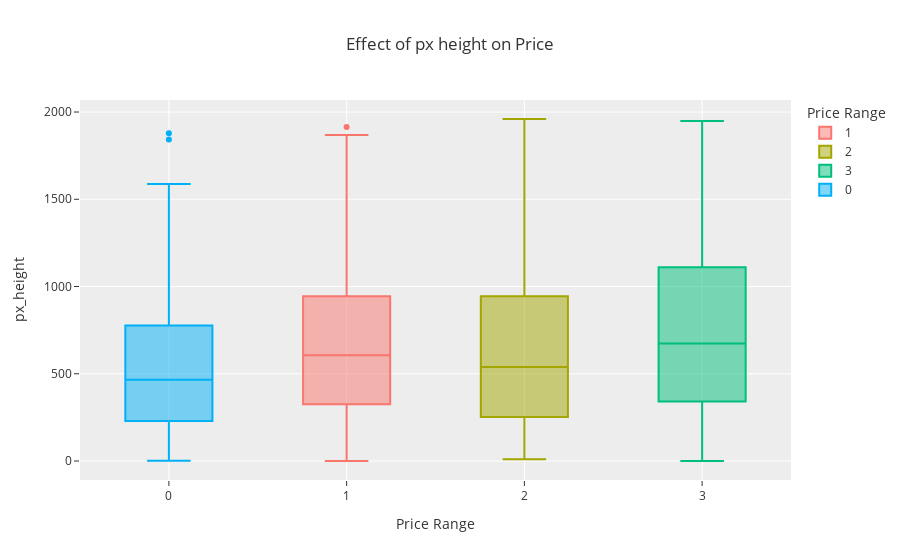

Notebook source saved alongside this figure:
### Markdown cell above
px_height

### Code cell
px.box(data_train,x='price_range',y='px_height',
       color='price_range',template='ggplot2',
       labels={'price_range':'Price Range',
               'px_height':'px_height'},
       title=f"Effect of px height on Price")

### Figure 1 — Plotly figure (JSON) as saved in the notebook; plotly's stock layout.template omitted (floating-point values rounded to 4 significant figures; data arrays with more than 128 entries replaced by an {"elided": "..."} marker saying what was removed)
{"data": [{"alignmentgroup": "True", "hovertemplate": "Price Range=%{x}<br>px_height=%{y}<extra></extra>", "legendgroup": "1", "marker": {"color": "#F8766D"}, "name": "1", "notched": false, "offsetgroup": "1", "orientation": "v", "showlegend": true, "type": "box", "x": {"elided": "500 int values"}, "x0": " ", "xaxis": "x", "y": {"elided": "500 int values"}, "y0": " ", "yaxis": "y"}, {"alignmentgroup": "True", "hovertemplate": "Price Range=%{x}<br>px_height=%{y}<extra></extra>", "legendgroup": "2", "marker": {"color": "#A3A500"}, "name": "2", "notched": false, "offsetgroup": "2", "orientation": "v", "showlegend": true, "type": "box", "x": {"elided": "500 int values"}, "x0": " ", "xaxis": "x", "y": {"elided": "500 int values"}, "y0": " ", "yaxis": "y"}, {"alignmentgroup": "True", "hovertemplate": "Price Range=%{x}<br>px_height=%{y}<extra></extra>", "legendgroup": "3", "marker": {"color": "#00BF7D"}, "name": "3", "notched": false, "offsetgroup": "3", "orientation": "v", "showlegend": true, "type": "box", "x": {"elided": "500 int values"}, "x0": " ", "xaxis": "x", "y": {"elided": "500 int values"}, "y0": " ", "yaxis": "y"}, {"alignmentgroup": "True", "hovertemplate": "Price Range=%{x}<br>px_height=%{y}<extra></extra>", "legendgroup": "0", "marker": {"color": "#00B0F6"}, "name": "0", "notched": false, "offsetgroup": "0", "orientation": "v", "showlegend": true, "type": "box", "x": {"elided": "500 int values"}, "x0": " ", "xaxis": "x", "y": {"elided": "500 int values"}, "y0": " ", "yaxis": "y"}], "layout": {"boxmode": "overlay", "legend": {"title": {"text": "Price Range"}, "tracegroupgap": 0}, "title": {"text": "Effect of px height on Price"}, "xaxis": {"anchor": "y", "categoryarray": [1, 2, 3, 0], "categoryorder": "array", "domain": [0, 1], "title": {"text": "Price Range"}}, "yaxis": {"anchor": "x", "domain": [0, 1], "title": {"text": "px_height"}}}}
